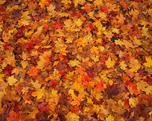
//> input picture OldTests/TexSynth2/ShouldBeEmmaAgain?.tiff, 152 x 121 px, shrunk from 640 x 512 before the run
$ ./TexSynth2 'ShouldBeEmmaAgain?.tiff'   (built with g++ and OpenCV 4)
//> lines starting //> are read from the running program, lines starting //| are printed output that depends on the picture
#include "opencv2/imgproc/imgproc.hpp"
#include "opencv2/highgui/highgui.hpp"
#include <iostream>
#include <algorithm>    // std::shuffle
#include <array>        // std::array
#include <random>       // std::default_random_engine
#include <chrono>       // std::chrono::system_clock

using namespace std;
using namespace cv;

Mat src; Mat output;
char window_name1[] = "Unprocessed Image";
char window_name2[] = "Processed Image";

//----------------------------------------------------------------------------------------------------------------------------------------
bool inImage(int x, int y, const Mat &img)
{
  return (x >= 0 && x < img.cols && y >= 0 && y < img.rows);
}

//----------------------------------------------------------------------------------------------------------------------------------------
bool windowInImage(int x, int y, const Mat &img, int windowSize)
{
  return (x - windowSize >= 0 && x + windowSize < img.cols && y - windowSize >= 0 && y + windowSize < img.rows);
}

//----------------------------------------------------------------------------------------------------------------------------------------
Mat getNeighbourhoodWindow(const Mat &img, Point2i pt, int windowSize)
{
  Mat output = Mat(windowSize * 2 + 1, windowSize * 2 + 1, 16);

  for(int y = 0; y < output.rows; y++)
  {
    for(int x = 0; x < output.cols; x++)
    {
      if(inImage( pt.x - windowSize + x, pt.y - windowSize + y, img))
      {
        output.at<int>(y, x, 0) = img.at<int>(pt.y - windowSize + y, pt.x - windowSize + x, 0);
      }
    }
  }

  return output;
}

//----------------------------------------------------------------------------------------------------------------------------------------
double getDist(const Mat &templ8, const Mat &templ9, int windowSize)
{
  double dist = 0;

  vector<Mat> channels1(3);
  vector<Mat> channels2(3);

  split(templ8,channels1);
  split(templ9,channels2);

  int count;

  for(int i = 0; i < windowSize+1; i++)
  {
    for(int j = 0; j < templ8.cols; j++)
    {
      count++;
      if( (i < windowSize) || (i == windowSize && j < windowSize))
      {
        for(int k = 0; k < 3; k++)
        {
          dist += abs((channels1.at(k).at<int>(i,j) - channels2.at(k).at<int>(i,j)))^2;
        }
      }
    }
  }

  return sqrt(dist)/count;
}


//----------------------------------------------------------------------------------------------------------------------------------------
// [57 lines left out: functions findBestPixel, findBestPixelFast, not called in this run]


//----------------------------------------------------------------------------------------------------------------------------------------
//                    MAIN FUNCTION
//----------------------------------------------------------------------------------------------------------------------------------------
int main( int argc, char** argv )
{
    /// Load the source image
    src = imread( argv[1], 3 );
//> src is the input picture: 121 rows x 152 cols, CV_8UC3; mean B, G, R 29.1, 85.1, 172.8

    //Mat lab;
    //src = (1.0/255.0) * src;
    //cvtColor(src, lab, CV_RGB2Lab);

    namedWindow( window_name1, WINDOW_AUTOSIZE );
    imshow("Unprocessed Image",src);

    output = src.clone();
    int rows = src.rows;
//> rows = 121
    int cols = src.cols;
//> cols = 152

    int windowSize = 4;
    int winLength = (windowSize*2) + 1;

    cout << rows << endl;
//| 121
    cout << cols << endl;
//| 152

    RNG rng( 0xFFFFFFFF );

    // -------------------------------------------------------
    //            RANDOMIZE IMAGE
    // -------------------------------------------------------

    vector<Point2i> linearArray, newLinearArray;

    linearArray.resize(rows*cols);
    newLinearArray.resize(rows*cols);

    for(int y = 0; y < rows; y++)
    {
      for(int x = 0; x < cols; x++)
      {
        linearArray.at(y*cols + x).x = x;
        linearArray.at(y*cols + x).y = y;
      }
    }

    random_shuffle(linearArray.begin(), linearArray.end());

    for(int y = 0; y < rows; y++)
    {
      for(int x = 0; x < cols; x++)
      {
        Point2i p = linearArray.at(y*cols + x);
        output.at<int>(y,x,0) = src.at<int>(p.y, p.x,0);
      }
    }
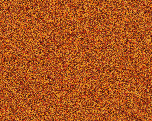
//> output: 121 rows x 152 cols, CV_8UC3; mean B, G, R 29.1, 85.1, 172.8

    for(int i = 0; i < 1; i++)
    {
      for(int y = 0; y < rows; y++)
      {
        for(int x = 0; x < cols; x++)
        {
          Mat templ8 = getNeighbourhoodWindow(output,Point2i(x,y),windowSize);
          vector<Point2i> candidates;
          vector<double> dist;
          candidates.resize(winLength*winLength);
          dist.resize(winLength*winLength);
          int count = 0;
          int bestValue = -1;
          double lowestValue = 0;

          for(int k = 0; k < winLength/2; k++)
          {
            for(int l = 0; l < winLength; l++)
            {
              Point2i relPos, refPos, rrPos;

              relPos = Point2i(x-(windowSize+l),y-(windowSize+k));

              if(windowInImage(relPos.x,relPos.y,output,windowSize))
              {
                refPos = linearArray.at(relPos.y*cols + relPos.x);

                if(windowInImage(refPos.x,refPos.y,output,windowSize))
                {
                  rrPos = Point2i(refPos.x + (l-windowSize),refPos.y+(k-windowSize));

                  if(windowInImage(rrPos.x,rrPos.y,output,windowSize))
                  {
                    candidates.at(count) = Point2i(rrPos.x,rrPos.y);
                    Mat templ9 = getNeighbourhoodWindow(src,rrPos,windowSize);
                    dist.at(count) = getDist(templ8,templ9,windowSize);

                    if(dist.at(count) < lowestValue || count == 0)
                    {
                      bestValue = count;
                      lowestValue = dist.at(count);
                    }
                    count++;
                  }
                }
              }
            }
          }
          cout << bestValue << endl;
          cout << "pos" << endl;
          cout << x << endl;
          cout << y << endl;
          if(bestValue >= 0)
          {
            output.at<int>(y,x,0) = src.at<int>(candidates.at(bestValue).y,candidates.at(bestValue).x,0);
            newLinearArray.at(y*cols + x) = candidates.at(bestValue);
          }
        }
      }

      linearArray = newLinearArray;
      i++;
    }
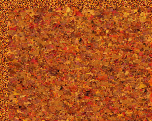
//> output: 121 rows x 152 cols, CV_8UC3; mean B, G, R 28.7, 81.3, 173.2
//> after the loop, newLinearArray = 18392 Points (x, y), first 12: [0, 0], [0, 0], [0, 0], [0, 0], [0, 0], [0, 0], [0, 0], [0, 0], [0, 0], [0, 0], [0, 0], [0, 0]

    //Mat templ8 = getNeighbourhoodWindow(output,Point2i(40,30),2);

    namedWindow( window_name2, WINDOW_AUTOSIZE );
    imshow("Processed Image",output);

    imwrite( "Randomised_Image.tiff", output );

    waitKey();
    return 0;
}

$ run again, on OldTests/TexSynth2/flowers.jpg
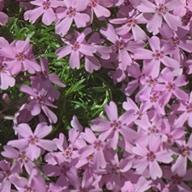
//> input picture OldTests/TexSynth2/flowers.jpg, 192 x 192 px
//> src is the input picture: 192 rows x 192 cols, CV_8UC3; mean B, G, R 127.1, 103.2, 139.3
//| 192
//| 192
//> after the loop `for(int y = 0; y < rows; y++)`:
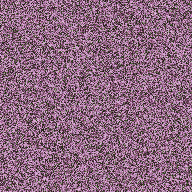
//> output: 192 rows x 192 cols, CV_8UC3; mean B, G, R 127.1, 103.2, 139.3
//> after the loop `for(int i = 0; i < 1; i++)`:
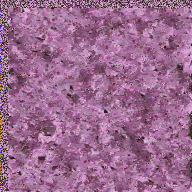
//> output: 192 rows x 192 cols, CV_8UC3; mean B, G, R 143.6, 106.5, 155.9
//> after the loop `for(int i = 0; i < 1; i++)`: newLinearArray = 36864 items

$ run again, on OldTests/TexSynth2/grass.jpg
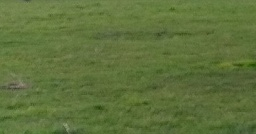
//> input picture OldTests/TexSynth2/grass.jpg, 256 x 134 px, shrunk from 417 x 218 before the run
//> src is the input picture: 134 rows x 256 cols, CV_8UC3; mean B, G, R 59.5, 113.6, 94.6
//| 134
//| 256
//> after the loop `for(int y = 0; y < rows; y++)`:
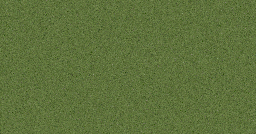
//> output: 134 rows x 256 cols, CV_8UC3; mean B, G, R 59.5, 113.6, 94.6
//> after the loop `for(int i = 0; i < 1; i++)`:
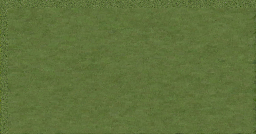
//> output: 134 rows x 256 cols, CV_8UC3; mean B, G, R 59.2, 114, 95.6
//> after the loop `for(int i = 0; i < 1; i++)`: newLinearArray = 34304 items
